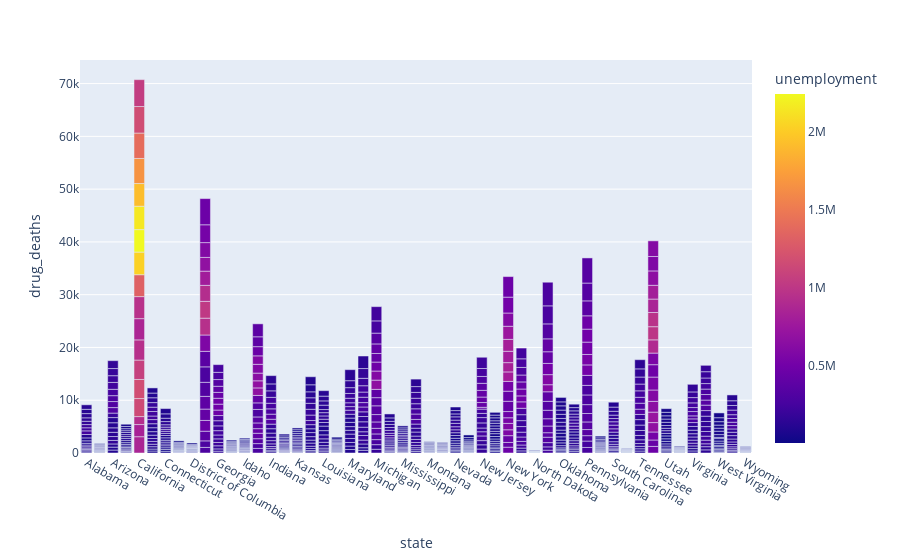

Notebook code for this chart:
### Code cell
g_ph=px.bar(df,x='state',y='drug_deaths',color='unemployment',orientation='v')
g_ph

### Figure 1 — Plotly figure (JSON) as saved in the notebook; plotly's stock layout.template omitted (floating-point values rounded to 4 significant figures; data arrays with more than 128 entries replaced by an {"elided": "..."} marker saying what was removed)
{"data": [{"alignmentgroup": "True", "hovertemplate": "state=%{x}<br>drug_deaths=%{y}<br>unemployment=%{marker.color}<extra></extra>", "legendgroup": "", "marker": {"color": {"elided": "918 int values"}, "coloraxis": "coloraxis", "pattern": {"shape": ""}}, "name": "", "offsetgroup": "", "orientation": "v", "showlegend": false, "textposition": "auto", "type": "bar", "x": {"elided": "918 str values"}, "xaxis": "x", "y": {"elided": "918 int values"}, "yaxis": "y"}], "layout": {"barmode": "relative", "coloraxis": {"colorbar": {"title": {"text": "unemployment"}}, "colorscale": [[0, "#0d0887"], [0.1111, "#46039f"], [0.2222, "#7201a8"], [0.3333, "#9c179e"], [0.4444, "#bd3786"], [0.5556, "#d8576b"], [0.6667, "#ed7953"], [0.7778, "#fb9f3a"], [0.8889, "#fdca26"], [1, "#f0f921"]]}, "legend": {"tracegroupgap": 0}, "margin": {"t": 60}, "xaxis": {"anchor": "y", "domain": [0, 1], "title": {"text": "state"}}, "yaxis": {"anchor": "x", "domain": [0, 1], "title": {"text": "drug_deaths"}}}}
